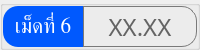
                     <widget class="QGroupBox" name="thickness_val_group_6">
                      <property name="minimumSize">
                       <size>
                        <width>0</width>
                        <height>50</height>
                       </size>
                      </property>
                      <property name="maximumSize">
                       <size>
                        <width>16777215</width>
                        <height>50</height>
                       </size>
                      </property>
                      <property name="styleSheet">
                       <string notr="true">color: rgb(255, 255, 255);</string>
                      </property>
                      <layout class="QHBoxLayout" name="horizontalLayout_23">
                       <property name="spacing">
                        <number>0</number>
                       </property>
                       <property name="leftMargin">
                        <number>0</number>
                       </property>
                       <property name="topMargin">
                        <number>0</number>
                       </property>
                       <property name="rightMargin">
                        <number>0</number>
                       </property>
                       <property name="bottomMargin">
                        <number>0</number>
                       </property>
                       <item>
                        <widget class="QLabel" name="thickness_val_title_6">
                         <property name="minimumSize">
                          <size>
                           <width>80</width>
                           <height>0</height>
                          </size>
                         </property>
                         <property name="maximumSize">
                          <size>
                           <width>80</width>
                           <height>16777215</height>
                          </size>
                         </property>
                         <property name="font">
                          <font>
                           <family>Kanit</family>
                           <pointsize>16</pointsize>
                           <italic>false</italic>
                           <bold>false</bold>
                           <underline>false</underline>
                           <strikeout>false</strikeout>
                          </font>
                         </property>
                         <property name="styleSheet">
                          <string notr="true">background-color: #0059fe;
border-top-left-radius: 15px;
border-bottom-left-radius: 15px;</string>
                         </property>
                         <property name="text">
                          <string>เม็ดที่ 6</string>
                         </property>
                         <property name="alignment">
                          <set>Qt::AlignCenter</set>
                         </property>
                        </widget>
                       </item>
                       <item>
                        <widget class="QFrame" name="thickness_val_frame_6">
                         <property name="minimumSize">
                          <size>
                           <width>0</width>
                           <height>0</height>
                          </size>
                         </property>
                         <property name="styleSheet">
                          <string notr="true">border: solid;
border-width: 1px;
border-color: rgb(121, 121, 121);
border-top-right-radius: 15px;
border-bottom-right-radius: 15px;</string>
                         </property>
                         <property name="frameShape">
                          <enum>QFrame::StyledPanel</enum>
                         </property>
                         <property name="frameShadow">
                          <enum>QFrame::Raised</enum>
                         </property>
                         <layout class="QHBoxLayout" name="horizontalLayout_24">
                          <item>
                           <widget class="QPushButton" name="thickness_val_6">
                            <property name="font">
                             <font>
                              <family>Kanit</family>
                              <pointsize>18</pointsize>
                             </font>
                            </property>
                            <property name="styleSheet">
                             <string notr="true">border: none;
color: rgb(100, 100, 100);</string>
                            </property>
                            <property name="text">
                             <string>XX.XX</string>
                            </property>
                           </widget>
                          </item>
                         </layout>
                        </widget>
                       </item>
                      </layout>
                     </widget>
